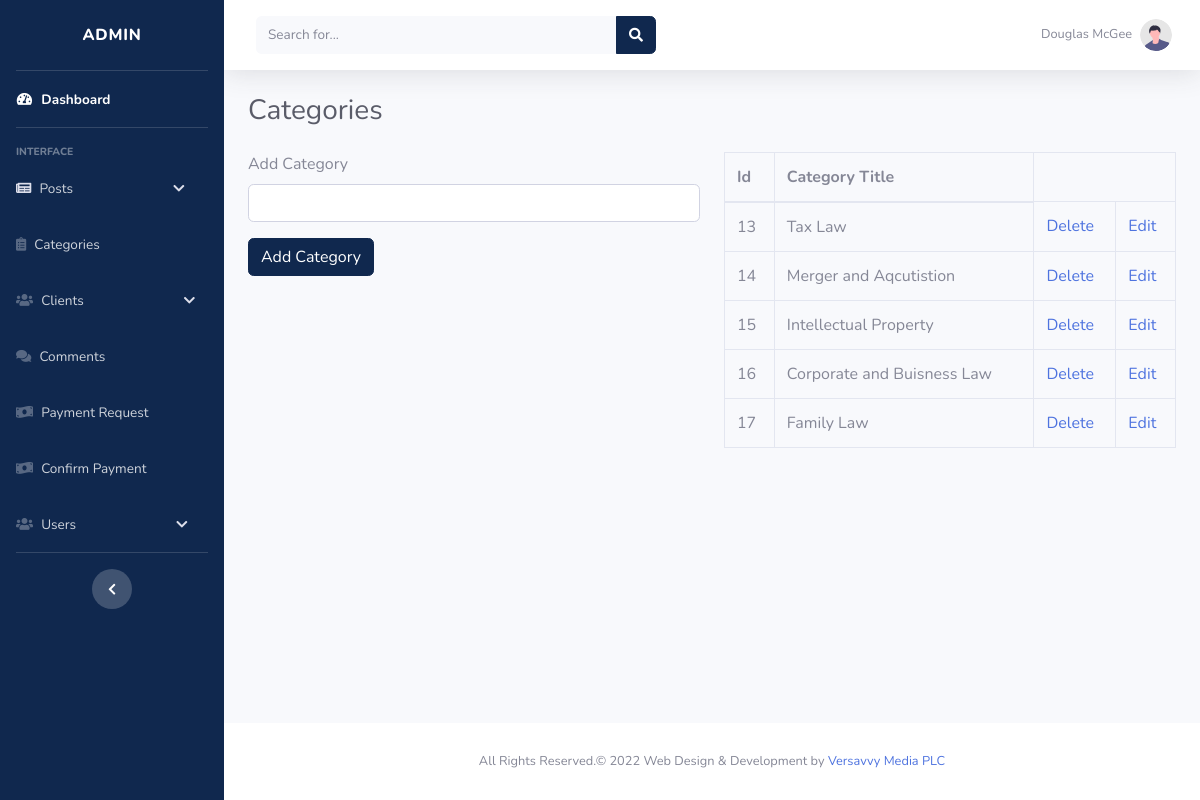
Screenshot of /admin/categories.php (signed in) with the database file from the repository.
### tables this page shows
CREATE TABLE `categories` (
  `cat_id` int(11) NOT NULL,
  `cat_title` varchar(255) NOT NULL
);

### admin/categories.php (the view, shortened to what this page needs)
<?php include './includes/admin_header.php'; ?>
<body id="page-top">
    <div id="wrapper">
        <?php include './includes/sidebar.php'; ?>
        <div id="content-wrapper" class="d-flex flex-column">
            <div id="content">
                <?php include './includes/topbar.php'; ?>
                <div class="container-fluid">
                    <div class="d-sm-flex align-items-center justify-content-between mb-4">
                        <h1 class="h3 mb-0 text-gray-800">Categories</h1>
                    </div>
                    <div class="row">
                        <div class="col-6">
                            <form action="" method="post">
                                <div class="form-group">
                                    <label for="cat_title">Add Category</label>
                                    <input type="text" class="form-control" name="cat_title" id="">
                                </div>
                                <div class="form-group">
                                    <input type="submit" class="btn btn-primary" name="submit" value="Add Category">
                                </div>
                            </form>
                        </div>
                        <div class="col-6">
                            <table class="table table-bordered" id="dataTable" width="100%" cellspacing="0">
                                <thead>
                                    <tr>
                                        <th>Id</th>
                                        <th>Category Title</th>
                                    </tr>
                                </thead>
                                <tbody>
                                    <?php
                                    $query = "SELECT * FROM categories";
                                    $result = mysqli_query($connection, $query);
                                    while ($row = mysqli_fetch_assoc($result)) {
                                        $cat_id = $row['cat_id'];
                                        $cat_title = $row['cat_title'];
                                    ?>
                                        <tr>
                                            <td><?php echo $cat_id; ?></td>
                                            <td><?php echo $cat_title; ?></td>
                                            <td><?php echo "<a href='categories.php?delete={$cat_id}'>Delete </a>"; ?></td>
                                            <td><?php echo "<a href='categories.php?edit={$cat_id}'>Edit </a>"; ?></td>
                                        </tr>
                                    <?php  } ?>
                                </tbody>
                            </table>
                        </div>
                    </div>
                </div>
            </div>
            <?php include './includes/admin_footer.php'; ?>

### rows the page displays
categories: cat_id "13", cat_title "Tax Law"
categories: cat_id "14", cat_title "Merger and Aqcutistion"
categories: cat_id "15", cat_title "Intellectual Property"
categories: cat_id "16", cat_title "Corporate and Buisness Law"
categories: cat_id "17", cat_title "Family Law"
